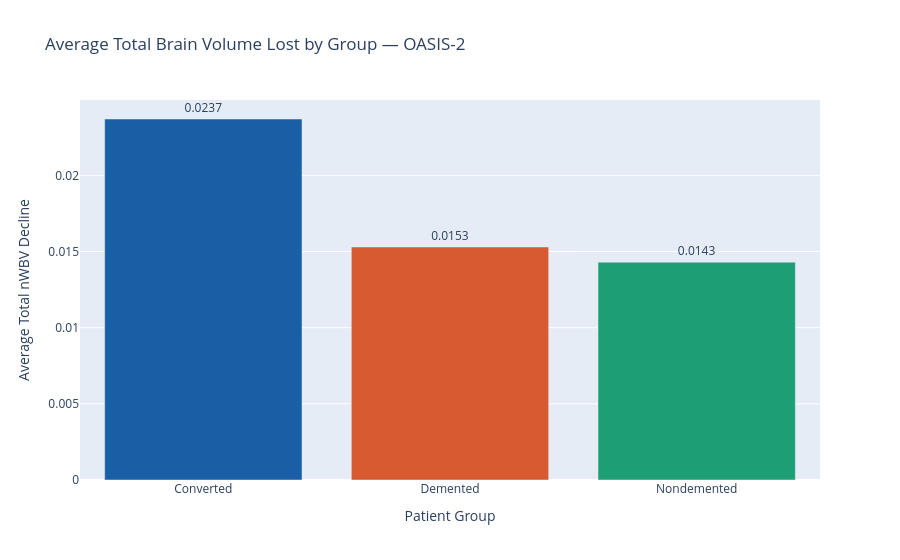

Write notebook code for a chart like this one.
### Code cell
# chart 6 — total decline per group
fig6 = px.bar(
    q8,
    x='group',
    y='avg_total_decline',
    color='group',
    text='avg_total_decline',
    title='Average Total Brain Volume Lost by Group — OASIS-2',
    labels={
        'group': 'Patient Group',
        'avg_total_decline': 'Average Total nWBV Decline'
    },
    color_discrete_map={
        'Nondemented': '#1D9E75',
        'Demented': '#D85A30',
        'Converted': '#185FA5'
    }
)

fig6.update_traces(textposition='outside')
fig6.update_layout(showlegend=False)
fig6.show()

### Figure 1 — Plotly figure (JSON) as saved in the notebook; plotly's stock layout.template omitted (floating-point values rounded to 4 significant figures)
{"data": [{"hovertemplate": "Patient Group=%{x}<br>Average Total nWBV Decline=%{text}<extra></extra>", "legendgroup": "Converted", "marker": {"color": "#185FA5", "pattern": {"shape": ""}}, "name": "Converted", "orientation": "v", "showlegend": true, "text": [0.0237], "textposition": "outside", "type": "bar", "x": ["Converted"], "xaxis": "x", "y": [0.0237], "yaxis": "y"}, {"hovertemplate": "Patient Group=%{x}<br>Average Total nWBV Decline=%{text}<extra></extra>", "legendgroup": "Demented", "marker": {"color": "#D85A30", "pattern": {"shape": ""}}, "name": "Demented", "orientation": "v", "showlegend": true, "text": [0.0153], "textposition": "outside", "type": "bar", "x": ["Demented"], "xaxis": "x", "y": [0.0153], "yaxis": "y"}, {"hovertemplate": "Patient Group=%{x}<br>Average Total nWBV Decline=%{text}<extra></extra>", "legendgroup": "Nondemented", "marker": {"color": "#1D9E75", "pattern": {"shape": ""}}, "name": "Nondemented", "orientation": "v", "showlegend": true, "text": [0.0143], "textposition": "outside", "type": "bar", "x": ["Nondemented"], "xaxis": "x", "y": [0.0143], "yaxis": "y"}], "layout": {"barmode": "relative", "legend": {"title": {"text": "Patient Group"}, "tracegroupgap": 0}, "showlegend": false, "title": {"text": "Average Total Brain Volume Lost by Group — OASIS-2"}, "xaxis": {"anchor": "y", "categoryarray": ["Converted", "Demented", "Nondemented"], "categoryorder": "array", "domain": [0, 1], "title": {"text": "Patient Group"}}, "yaxis": {"anchor": "x", "domain": [0, 1], "title": {"text": "Average Total nWBV Decline"}}}}
